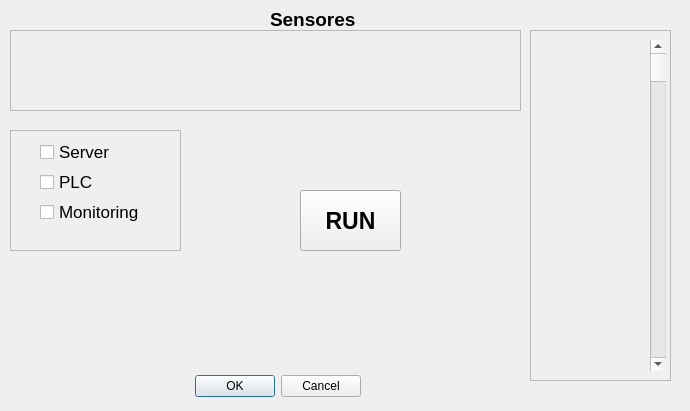
<?xml version="1.0" encoding="UTF-8"?>
<ui version="4.0">
 <class>Dialog</class>
 <widget class="QDialog" name="Dialog">
  <property name="geometry">
   <rect>
    <x>0</x>
    <y>0</y>
    <width>690</width>
    <height>411</height>
   </rect>
  </property>
  <property name="windowTitle">
   <string>Dialog</string>
  </property>
  <widget class="QDialogButtonBox" name="buttonBox">
   <property name="geometry">
    <rect>
     <x>20</x>
     <y>370</y>
     <width>341</width>
     <height>32</height>
    </rect>
   </property>
   <property name="orientation">
    <enum>Qt::Horizontal</enum>
   </property>
   <property name="standardButtons">
    <set>QDialogButtonBox::Cancel|QDialogButtonBox::Ok</set>
   </property>
  </widget>
  <widget class="QFrame" name="stateSensorsFrame">
   <property name="geometry">
    <rect>
     <x>530</x>
     <y>30</y>
     <width>141</width>
     <height>351</height>
    </rect>
   </property>
   <property name="frameShape">
    <enum>QFrame::StyledPanel</enum>
   </property>
   <property name="frameShadow">
    <enum>QFrame::Raised</enum>
   </property>
   <widget class="QScrollBar" name="verticalScrollBar">
    <property name="geometry">
     <rect>
      <x>120</x>
      <y>10</y>
      <width>16</width>
      <height>331</height>
     </rect>
    </property>
    <property name="orientation">
     <enum>Qt::Vertical</enum>
    </property>
   </widget>
  </widget>
  <widget class="QFrame" name="sensoresFrame">
   <property name="geometry">
    <rect>
     <x>10</x>
     <y>30</y>
     <width>511</width>
     <height>81</height>
    </rect>
   </property>
   <property name="frameShape">
    <enum>QFrame::StyledPanel</enum>
   </property>
   <property name="frameShadow">
    <enum>QFrame::Raised</enum>
   </property>
   <widget class="KLed" name="kled_1">
    <property name="geometry">
     <rect>
      <x>10</x>
      <y>20</y>
      <width>33</width>
      <height>33</height>
     </rect>
    </property>
    <property name="sizePolicy">
     <sizepolicy hsizetype="Preferred" vsizetype="Preferred">
      <horstretch>0</horstretch>
      <verstretch>0</verstretch>
     </sizepolicy>
    </property>
   </widget>
   <widget class="KLed" name="kled_2">
    <property name="geometry">
     <rect>
      <x>40</x>
      <y>20</y>
      <width>33</width>
      <height>33</height>
     </rect>
    </property>
    <property name="sizePolicy">
     <sizepolicy hsizetype="Preferred" vsizetype="Preferred">
      <horstretch>0</horstretch>
      <verstretch>0</verstretch>
     </sizepolicy>
    </property>
   </widget>
   <widget class="KLed" name="kled_3">
    <property name="geometry">
     <rect>
      <x>70</x>
      <y>20</y>
      <width>33</width>
      <height>33</height>
     </rect>
    </property>
    <property name="sizePolicy">
     <sizepolicy hsizetype="Preferred" vsizetype="Preferred">
      <horstretch>0</horstretch>
      <verstretch>0</verstretch>
     </sizepolicy>
    </property>
   </widget>
   <widget class="KLed" name="kled_4">
    <property name="geometry">
     <rect>
      <x>100</x>
      <y>20</y>
      <width>33</width>
      <height>33</height>
     </rect>
    </property>
    <property name="sizePolicy">
     <sizepolicy hsizetype="Preferred" vsizetype="Preferred">
      <horstretch>0</horstretch>
      <verstretch>0</verstretch>
     </sizepolicy>
    </property>
   </widget>
   <widget class="KLed" name="kled_5">
    <property name="geometry">
     <rect>
      <x>130</x>
      <y>20</y>
      <width>33</width>
      <height>33</height>
     </rect>
    </property>
    <property name="sizePolicy">
     <sizepolicy hsizetype="Preferred" vsizetype="Preferred">
      <horstretch>0</horstretch>
      <verstretch>0</verstretch>
     </sizepolicy>
    </property>
   </widget>
   <widget class="KLed" name="kled_6">
    <property name="geometry">
     <rect>
      <x>160</x>
      <y>20</y>
      <width>33</width>
      <height>33</height>
     </rect>
    </property>
    <property name="sizePolicy">
     <sizepolicy hsizetype="Preferred" vsizetype="Preferred">
      <horstretch>0</horstretch>
      <verstretch>0</verstretch>
     </sizepolicy>
    </property>
   </widget>
   <widget class="KLed" name="kled_7">
    <property name="geometry">
     <rect>
      <x>190</x>
      <y>20</y>
      <width>33</width>
      <height>33</height>
     </rect>
    </property>
    <property name="sizePolicy">
     <sizepolicy hsizetype="Preferred" vsizetype="Preferred">
      <horstretch>0</horstretch>
      <verstretch>0</verstretch>
     </sizepolicy>
    </property>
   </widget>
   <widget class="KLed" name="kled_8">
    <property name="geometry">
     <rect>
      <x>220</x>
      <y>20</y>
      <width>33</width>
      <height>33</height>
     </rect>
    </property>
    <property name="sizePolicy">
     <sizepolicy hsizetype="Preferred" vsizetype="Preferred">
      <horstretch>0</horstretch>
      <verstretch>0</verstretch>
     </sizepolicy>
    </property>
   </widget>
   <widget class="KLed" name="kled_9">
    <property name="geometry">
     <rect>
      <x>250</x>
      <y>20</y>
      <width>33</width>
      <height>33</height>
     </rect>
    </property>
    <property name="sizePolicy">
     <sizepolicy hsizetype="Preferred" vsizetype="Preferred">
      <horstretch>0</horstretch>
      <verstretch>0</verstretch>
     </sizepolicy>
    </property>
   </widget>
   <widget class="KLed" name="kled_10">
    <property name="geometry">
     <rect>
      <x>280</x>
      <y>20</y>
      <width>33</width>
      <height>33</height>
     </rect>
    </property>
    <property name="sizePolicy">
     <sizepolicy hsizetype="Preferred" vsizetype="Preferred">
      <horstretch>0</horstretch>
      <verstretch>0</verstretch>
     </sizepolicy>
    </property>
   </widget>
   <widget class="KLed" name="kled_11">
    <property name="geometry">
     <rect>
      <x>310</x>
      <y>20</y>
      <width>33</width>
      <height>33</height>
     </rect>
    </property>
    <property name="sizePolicy">
     <sizepolicy hsizetype="Preferred" vsizetype="Preferred">
      <horstretch>0</horstretch>
      <verstretch>0</verstretch>
     </sizepolicy>
    </property>
   </widget>
   <widget class="KLed" name="kled_12">
    <property name="geometry">
     <rect>
      <x>340</x>
      <y>20</y>
      <width>33</width>
      <height>33</height>
     </rect>
    </property>
    <property name="sizePolicy">
     <sizepolicy hsizetype="Preferred" vsizetype="Preferred">
      <horstretch>0</horstretch>
      <verstretch>0</verstretch>
     </sizepolicy>
    </property>
   </widget>
   <widget class="KLed" name="kled_13">
    <property name="geometry">
     <rect>
      <x>370</x>
      <y>20</y>
      <width>33</width>
      <height>33</height>
     </rect>
    </property>
    <property name="sizePolicy">
     <sizepolicy hsizetype="Preferred" vsizetype="Preferred">
      <horstretch>0</horstretch>
      <verstretch>0</verstretch>
     </sizepolicy>
    </property>
   </widget>
   <widget class="KLed" name="kled_14">
    <property name="geometry">
     <rect>
      <x>400</x>
      <y>20</y>
      <width>33</width>
      <height>33</height>
     </rect>
    </property>
    <property name="sizePolicy">
     <sizepolicy hsizetype="Preferred" vsizetype="Preferred">
      <horstretch>0</horstretch>
      <verstretch>0</verstretch>
     </sizepolicy>
    </property>
   </widget>
   <widget class="KLed" name="kled_15">
    <property name="geometry">
     <rect>
      <x>430</x>
      <y>20</y>
      <width>33</width>
      <height>33</height>
     </rect>
    </property>
    <property name="sizePolicy">
     <sizepolicy hsizetype="Preferred" vsizetype="Preferred">
      <horstretch>0</horstretch>
      <verstretch>0</verstretch>
     </sizepolicy>
    </property>
   </widget>
   <widget class="KLed" name="kled_16">
    <property name="geometry">
     <rect>
      <x>460</x>
      <y>20</y>
      <width>33</width>
      <height>33</height>
     </rect>
    </property>
    <property name="sizePolicy">
     <sizepolicy hsizetype="Preferred" vsizetype="Preferred">
      <horstretch>0</horstretch>
      <verstretch>0</verstretch>
     </sizepolicy>
    </property>
   </widget>
  </widget>
  <widget class="QLabel" name="label">
   <property name="geometry">
    <rect>
     <x>270</x>
     <y>10</y>
     <width>91</width>
     <height>18</height>
    </rect>
   </property>
   <property name="font">
    <font>
     <pointsize>14</pointsize>
     <bold>true</bold>
    </font>
   </property>
   <property name="text">
    <string>Sensores</string>
   </property>
  </widget>
  <widget class="QFrame" name="controlFrame">
   <property name="geometry">
    <rect>
     <x>10</x>
     <y>130</y>
     <width>171</width>
     <height>121</height>
    </rect>
   </property>
   <property name="frameShape">
    <enum>QFrame::StyledPanel</enum>
   </property>
   <property name="frameShadow">
    <enum>QFrame::Raised</enum>
   </property>
   <widget class="QCheckBox" name="serverBox">
    <property name="geometry">
     <rect>
      <x>30</x>
      <y>10</y>
      <width>111</width>
      <height>24</height>
     </rect>
    </property>
    <property name="font">
     <font>
      <pointsize>13</pointsize>
     </font>
    </property>
    <property name="text">
     <string>Server</string>
    </property>
   </widget>
   <widget class="QCheckBox" name="plcBox">
    <property name="geometry">
     <rect>
      <x>30</x>
      <y>40</y>
      <width>111</width>
      <height>24</height>
     </rect>
    </property>
    <property name="font">
     <font>
      <pointsize>13</pointsize>
     </font>
    </property>
    <property name="text">
     <string>PLC</string>
    </property>
   </widget>
   <widget class="QCheckBox" name="monitoringBox">
    <property name="geometry">
     <rect>
      <x>30</x>
      <y>70</y>
      <width>111</width>
      <height>24</height>
     </rect>
    </property>
    <property name="font">
     <font>
      <pointsize>13</pointsize>
     </font>
    </property>
    <property name="text">
     <string>Monitoring</string>
    </property>
   </widget>
  </widget>
  <widget class="QPushButton" name="runButton">
   <property name="geometry">
    <rect>
     <x>300</x>
     <y>190</y>
     <width>101</width>
     <height>61</height>
    </rect>
   </property>
   <property name="font">
    <font>
     <pointsize>17</pointsize>
     <bold>true</bold>
    </font>
   </property>
   <property name="text">
    <string>RUN</string>
   </property>
   <property name="autoExclusive">
    <bool>true</bool>
   </property>
  </widget>
 </widget>
 <customwidgets>
  <customwidget>
   <class>KLed</class>
   <extends>QWidget</extends>
   <header>kled.h</header>
  </customwidget>
 </customwidgets>
 <resources/>
 <connections>
  <connection>
   <sender>buttonBox</sender>
   <signal>accepted()</signal>
   <receiver>Dialog</receiver>
   <slot>accept()</slot>
   <hints>
    <hint type="sourcelabel">
     <x>248</x>
     <y>254</y>
    </hint>
    <hint type="destinationlabel">
     <x>157</x>
     <y>274</y>
    </hint>
   </hints>
  </connection>
  <connection>
   <sender>buttonBox</sender>
   <signal>rejected()</signal>
   <receiver>Dialog</receiver>
   <slot>reject()</slot>
   <hints>
    <hint type="sourcelabel">
     <x>316</x>
     <y>260</y>
    </hint>
    <hint type="destinationlabel">
     <x>286</x>
     <y>274</y>
    </hint>
   </hints>
  </connection>
 </connections>
</ui>
